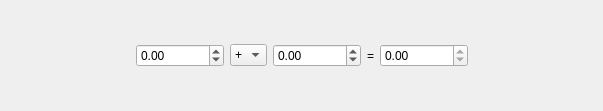
<?xml version="1.0" encoding="UTF-8"?>
<ui version="4.0">
 <class>Dialog</class>
 <widget class="QDialog" name="Dialog">
  <property name="geometry">
   <rect>
    <x>0</x>
    <y>0</y>
    <width>603</width>
    <height>111</height>
   </rect>
  </property>
  <property name="windowTitle">
   <string>kalkulacka</string>
  </property>
  <layout class="QGridLayout" name="gridLayout">
   <item row="2" column="2">
    <widget class="QComboBox" name="cb_operator">
     <item>
      <property name="text">
       <string>+</string>
      </property>
     </item>
     <item>
      <property name="text">
       <string>-</string>
      </property>
     </item>
     <item>
      <property name="text">
       <string>*</string>
      </property>
     </item>
     <item>
      <property name="text">
       <string>/</string>
      </property>
     </item>
    </widget>
   </item>
   <item row="2" column="1">
    <widget class="QDoubleSpinBox" name="sb_operand1">
     <property name="minimum">
      <double>-999999.000000000000000</double>
     </property>
     <property name="maximum">
      <double>999999.000000000000000</double>
     </property>
    </widget>
   </item>
   <item row="2" column="5">
    <widget class="QDoubleSpinBox" name="sb_result">
     <property name="readOnly">
      <bool>true</bool>
     </property>
     <property name="minimum">
      <double>-999999.000000000000000</double>
     </property>
     <property name="maximum">
      <double>999999.000000000000000</double>
     </property>
    </widget>
   </item>
   <item row="2" column="3">
    <widget class="QDoubleSpinBox" name="sb_operand2">
     <property name="minimum">
      <double>-999999.000000000000000</double>
     </property>
     <property name="maximum">
      <double>999999.000000000000000</double>
     </property>
    </widget>
   </item>
   <item row="2" column="4">
    <widget class="QLabel" name="label">
     <property name="text">
      <string>=</string>
     </property>
    </widget>
   </item>
   <item row="2" column="0">
    <spacer name="horizontalSpacer">
     <property name="orientation">
      <enum>Qt::Horizontal</enum>
     </property>
     <property name="sizeHint" stdset="0">
      <size>
       <width>40</width>
       <height>20</height>
      </size>
     </property>
    </spacer>
   </item>
   <item row="2" column="6">
    <spacer name="horizontalSpacer_2">
     <property name="orientation">
      <enum>Qt::Horizontal</enum>
     </property>
     <property name="sizeHint" stdset="0">
      <size>
       <width>40</width>
       <height>20</height>
      </size>
     </property>
    </spacer>
   </item>
  </layout>
 </widget>
 <resources/>
 <connections/>
</ui>
